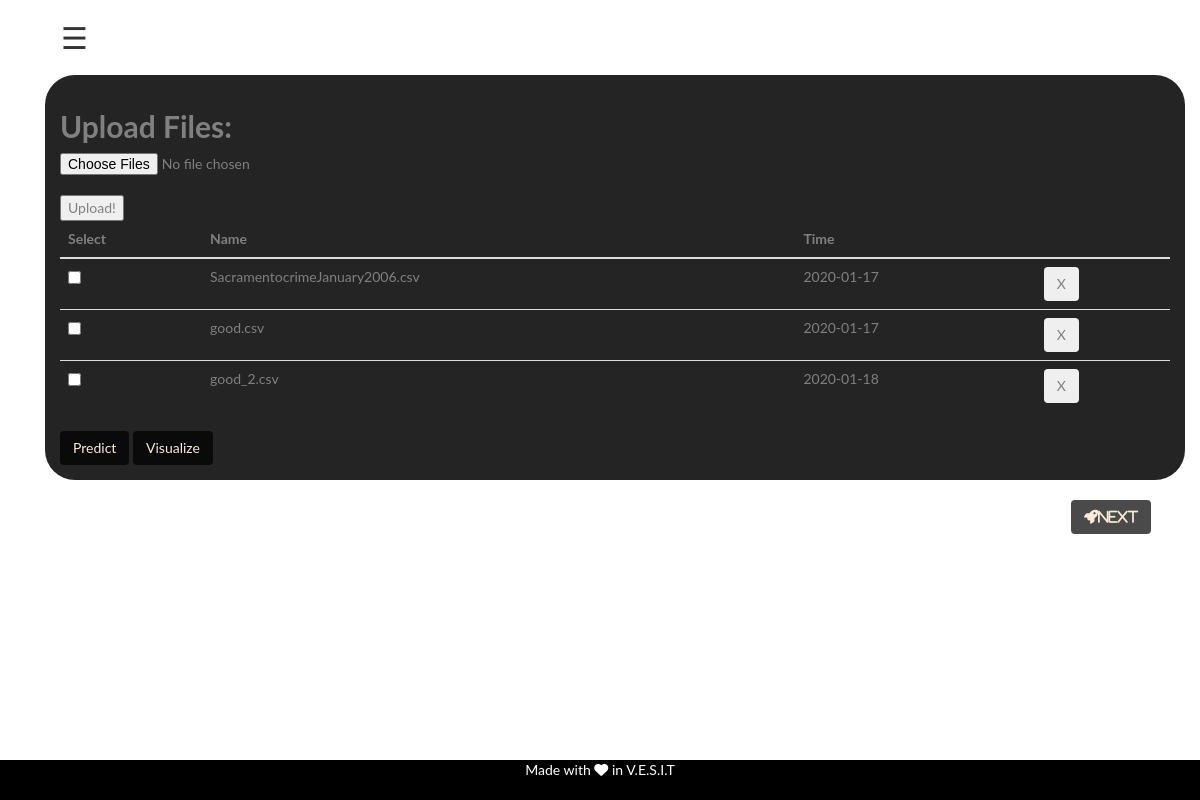
/app/upload (signed in), run on an earlier commit of the app's database.
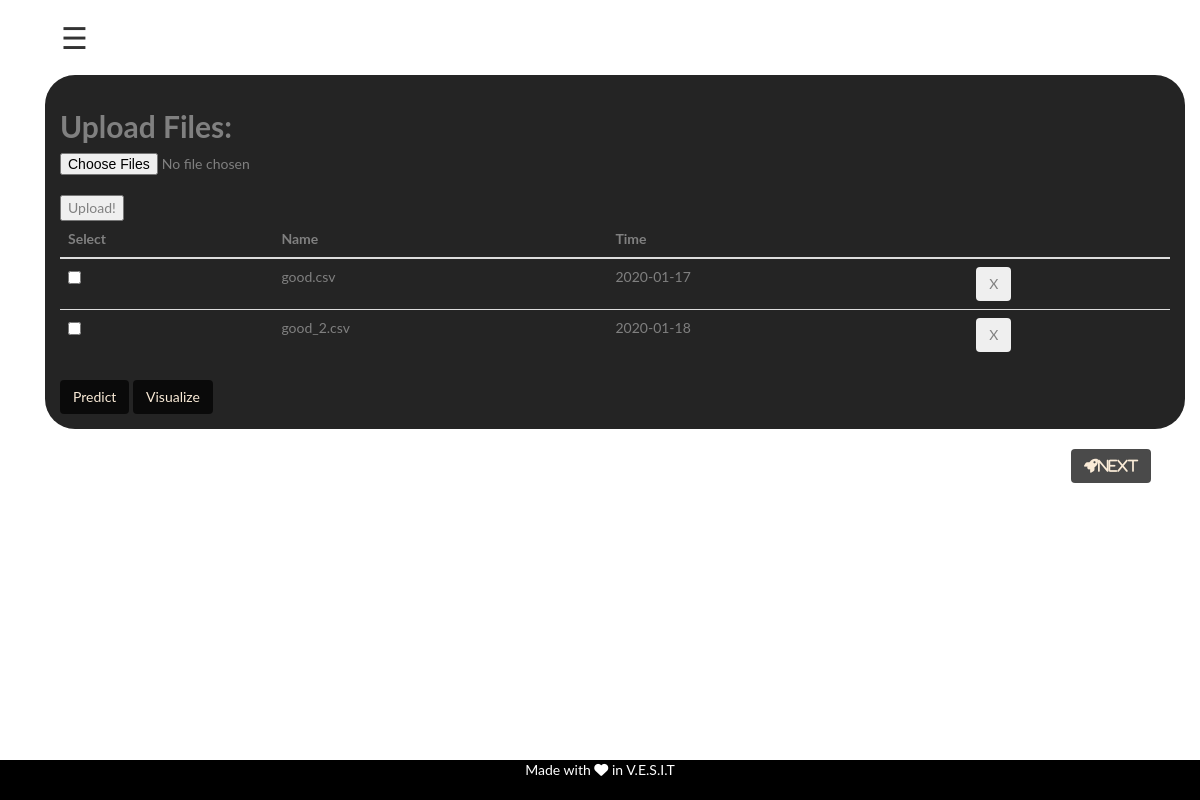
And on a later commit of the database.
### app/models.py (models this page shows)
class data(models.Model):
    user=models.CharField(max_length=30)
    time=models.DateField(auto_now_add=True)
    inputfile_path=models.CharField(max_length=50)
    processedfile_path=models.CharField(max_length=50,blank=True)
    prediction=models.CharField(max_length=30,blank=True)

### app/views.py (the view, shortened to what this page needs)
# urls.py: path('/upload',views.upload,name='upload'),
def upload(request):
    if request.method == 'GET':
        id=request.user.username
        instance=data.objects.filter(user=id)
        instance=serializers.serialize('json', instance)
        dat =   instance.replace("'","\"")
        d = json.loads(dat)
        return render(request,'app/upload.html',{'file_added':d})

### app/templates/app/upload.html (shortened to what this page needs)
{% extends 'app/base.html' %}
{% load static %}
{% block content %}
<div class='container'>
  <div id="full_body">
  {% include 'app/side_nav.html' %}
  <div class='upload-container'>
  <h2>
    <strong>Upload Files:</strong>
  </h2>
    <form id="upload-form" action="" method="POST" enctype="multipart/form-data">
        <input id="file-picker" type="file" name="file" accept="*" multiple>
        <br>
        <input type="submit" value="Upload!" id="upload-button">
    </form>
  <table class="table" id="shTable">
    <thead class="thead-inverse">
      <tr>
        <th>Select</th>
        <th>Name</th>
        <th>Time</th>
        <th></th>
      </tr>
    </thead>
    <tbody>
        {% for file in file_added %}
           <tr>
             <td>
              <input type="checkbox" class="form-check-input checkedsingle" name="{{file.fields.inputfile_path}}"  value="{{file.fields.inputfile_path}}">
             </td>
            <td>{{file.fields.inputfile_path}}</td>
            <td>{{file.fields.time}}</td>
            <td><form action="{% url 'del_data' %}" method="POST">
                 <button class = "btn dark" name="DeleteButton" value="{{file.fields.inputfile_path}}">X</button>
              </form>
          </td>
           </tr>
        {% endfor %}
    </tbody>
  </table>
  <button type="button" onclick="predict();" class="btn btn-dark">Predict</button>
  <button type="button" onclick="v();" class="btn btn-dark">Visualize</button>
  </div>
  <a href="{% url 'cluster' %}"> {% include 'app/next_button.html' %} </a>
{% endblock %}

What changed in the data, as far as the page shows it:
removed data: fields.inputfile_path "SacramentocrimeJanuary2006.csv", fields.time "2020-01-17"
